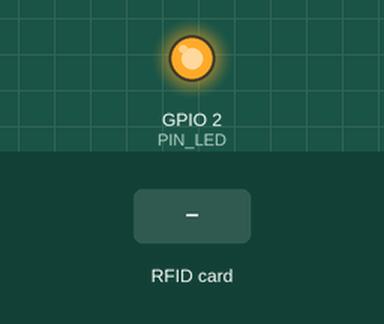
Bench run of a sketch on a simulated ESP32. Shown: output pins drawn as LEDs (lit = HIGH). Dashed ring = blinking. The test bench sets the inputs (shaded band). WiFi joins after 1.5 s; servers stay silent unless stated; random numbers use the default seed unless the sketch sets one; no MQTT or app messages arrive unless stated; what the sketch prints to the serial monitor is not drawn.

Above: at 1.6 s.
At 3.7 s:
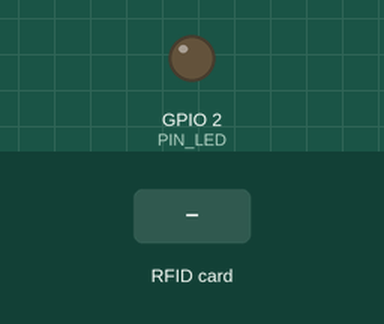
3.8 s: RFID card 5E 7A 19 C4 held to the reader
At 3.98 s:
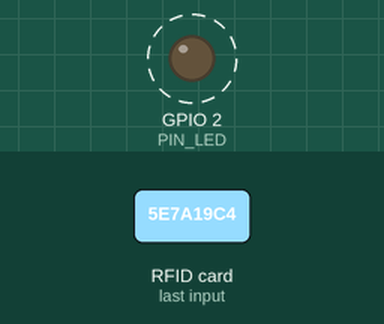
Timing chart, 0 to 6.8 s (numbered marks = the images above; inputs shaded):
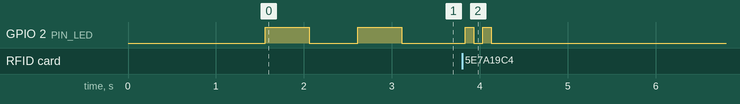

The sketch:

esp32-rfid-wifi.ino
```cpp
/*
  Grupo:
  Diego Tasso da Cunha Ferreira - 1230202973
  Lucas de Andrade Ramos Caramuru de Paiva - 1247907020
  Maria Julia Eduarda Maia Silva - 1240202810
  Pedro Henrique da Silva Novais - 1230119539
  Victor Jacques Freire Sampaio - 1230203770
  Daniel Nogueira da Silva - 1230109810
*/

// ESP32 RFID - Versão WiFi + MQTT Direto
// Conecta ao WiFi e envia dados diretamente para o broker MQTT

#include <WiFi.h>
#include <PubSubClient.h>
#include <SPI.h>
#include <MFRC522.h>

// --- Configurações WiFi ---
const char* ssid = "GARURIS";
const char* password = "amarelo8792";

// --- Configurações MQTT ---
// Se estiver rodando local, use o IP do seu computador (ex: 192.168.1.X)
// localhost não funciona aqui porque o ESP32 é outro dispositivo na rede
const char* mqtt_server = "192.168.0.185"; // <--- ALTERE PARA O IP DO SEU PC
const int mqtt_port = 1883;
const char* mqtt_user = "";
const char* mqtt_password = "";

// Tópicos
const char* topic_attendance = "presenca/attendance";
const char* room_name = "Sala 101";

// --- Pinos (mantendo a configuração que funcionou) ---
static const uint8_t PIN_SDA = 4;   // SS/SDA
static const uint8_t PIN_RST = 5;   // RST
static const uint8_t PIN_SCK = 18;  // SCK
static const uint8_t PIN_MISO = 19; // MISO
static const uint8_t PIN_MOSI = 23; // MOSI
static const uint8_t PIN_LED = 2;   // LED

// Objetos
WiFiClient espClient;
PubSubClient client(espClient);
MFRC522 rfid(PIN_SDA, PIN_RST);

String esp32Id = "";
unsigned long lastCardRead = 0;
const unsigned long CARD_COOLDOWN = 3000;

// Função para obter ID único
String getESP32Id() {
  uint64_t chipid = ESP.getEfuseMac();
  char idStr[10];
  sprintf(idStr, "%04X", (uint16_t)(chipid >> 32));
  return String("esp32-") + String(idStr);
}

// Converte UID para String
String uidToString(const MFRC522::Uid *uid) {
  String s = "";
  for (byte i = 0; i < uid->size; i++) {
    if (uid->uidByte[i] < 0x10) s += "0";
    s += String(uid->uidByte[i], HEX);
    if (i + 1 < uid->size) s += ":";
  }
  s.toUpperCase();
  return s;
}

void setup_wifi() {
  delay(10);
  Serial.println();
  Serial.print("Conectando a ");
  Serial.println(ssid);

  WiFi.mode(WIFI_STA);
  WiFi.begin(ssid, password);

  while (WiFi.status() != WL_CONNECTED) {
    delay(500);
    Serial.print(".");
    digitalWrite(PIN_LED, !digitalRead(PIN_LED)); // Pisca enquanto conecta
  }

  digitalWrite(PIN_LED, LOW);
  Serial.println("");
  Serial.println("WiFi conectado");
  Serial.print("IP address: ");
  Serial.println(WiFi.localIP());
}

void reconnect() {
  // Loop até reconectar
  while (!client.connected()) {
    Serial.print("Tentando conexao MQTT...");

    // Cria um Client ID único
    String clientId = "ESP32Client-";
    clientId += String(random(0xffff), HEX);

    if (client.connect(clientId.c_str(), mqtt_user, mqtt_password)) {
      Serial.println("conectado");

      // Publica mensagem de boas-vindas
      String msg = "ESP32 " + esp32Id + " conectado!";
      client.publish("presenca/status", msg.c_str());

      digitalWrite(PIN_LED, HIGH);
      delay(500);
      digitalWrite(PIN_LED, LOW);
    } else {
      Serial.print("falhou, rc=");
      Serial.print(client.state());
      Serial.println(" tentando novamente em 5 segundos");
      delay(5000);
    }
  }
}

void setup() {
  pinMode(PIN_LED, OUTPUT);
  digitalWrite(PIN_LED, LOW);

  Serial.begin(115200);
  delay(1000);

  esp32Id = getESP32Id();
  Serial.print("ESP32 ID: ");
  Serial.println(esp32Id);

  // Inicializar SPI e RFID
  SPI.begin(PIN_SCK, PIN_MISO, PIN_MOSI, PIN_SDA);
  rfid.PCD_Init();
  rfid.PCD_SetAntennaGain(rfid.RxGain_max);

  byte version = rfid.PCD_ReadRegister(rfid.VersionReg);
  Serial.print("RC522 versao: 0x");
  Serial.println(version, HEX);

  if (version == 0x00 || version == 0xFF) {
    Serial.println("ERRO: RC522 nao encontrado!");
  } else {
    Serial.println("RC522 OK!");
  }

  // Configurar WiFi e MQTT
  setup_wifi();
  client.setServer(mqtt_server, mqtt_port);
}

void loop() {
  if (!client.connected()) {
    reconnect();
  }
  client.loop();

  // Verificar cartão
  if (!rfid.PICC_IsNewCardPresent()) return;
  if (!rfid.PICC_ReadCardSerial()) return;

  // Cooldown
  unsigned long now = millis();
  if (now - lastCardRead < CARD_COOLDOWN) {
    rfid.PICC_HaltA();
    rfid.PCD_StopCrypto1();
    return;
  }
  lastCardRead = now;

  // Processar leitura
  String uid = uidToString(&rfid.uid);
  Serial.print("Cartao lido: ");
  Serial.println(uid);

  // Montar JSON manualmente para evitar dependência extra
  // Formato esperado pelo backend:
  // { "tagId": "UID", "esp32Id": "ID", "room": "Sala 101", "timestamp": 123... }

  String payload = "{";
  payload += "\"tagId\":\"" + uid + "\",";
  payload += "\"esp32Id\":\"" + esp32Id + "\",";
  payload += "\"room\":\"" + String(room_name) + "\"";
  payload += "}";

  // Tópico específico: presenca/attendance/Sala 101/esp32-XXXX/tag-read
  String topic = String(topic_attendance) + "/" + room_name + "/" + esp32Id + "/tag-read";

  // Substituir espaços por _ no tópico se necessário
  topic.replace(" ", "_");

  Serial.print("Publicando em: ");
  Serial.println(topic);
  Serial.println(payload);

  if (client.publish(topic.c_str(), payload.c_str())) {
    Serial.println("Sucesso!");
    // Piscar LED 2x rápido
    for(int i=0; i<2; i++) {
      digitalWrite(PIN_LED, HIGH); delay(100);
      digitalWrite(PIN_LED, LOW); delay(100);
    }
  } else {
    Serial.println("Falha ao publicar.");
  }

  rfid.PICC_HaltA();
  rfid.PCD_StopCrypto1();
}
```

Measured:
- after the input at 3.8 s, GPIO 2 (PIN_LED): alternates HIGH for 0.10 s and LOW for 0.10 s, 4 changes in all, then stays LOW, starting at once
